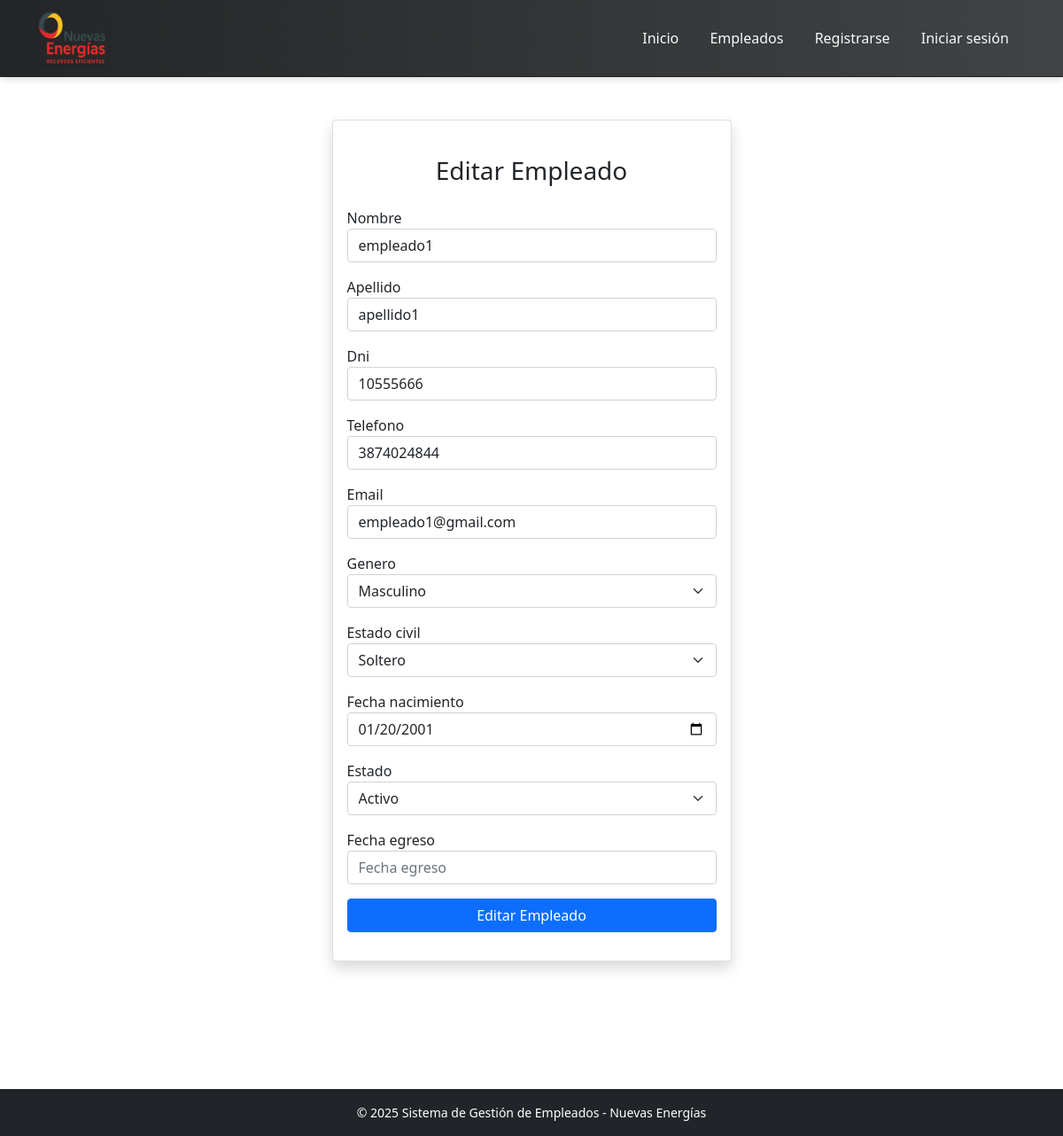
/empleados/editar/1/, run on the app's committed database.
### empleados/models.py (models this page shows, shortened)
class Empleado(models.Model):
    nombre = models.CharField(max_length=100)
    apellido = models.CharField(max_length=100)
    dni = models.IntegerField(unique=True)
    telefono = models.CharField(max_length=15, blank=True, null=True)
    email = models.EmailField()
    genero = models.CharField(max_length=1, choices=[('M', 'Masculino'), ('F', 'Femenino'), ('O', 'Otro')], default='O')
    estado_civil = models.CharField(max_length=20, choices=[('Soltero', 'Soltero'), ('Casado', 'Casado'), ('Divorciado', 'Divorciado'), ('Viudo', 'Viudo')], default='Soltero')
    fecha_nacimiento = models.DateField()
    estado = models.CharField(max_length=20, choices=[('Activo', 'Activo'), ('Inactivo', 'Inactivo'), ('Suspendido', 'Suspendido'), ('Licencia', 'Licencia')], default='Activo')
    fecha_ingreso = models.DateField(auto_now_add=True)
    fecha_egreso = models.DateField(blank=True, null=True)

### empleados/views.py (the view, shortened to what this page needs)
# urls.py: path('empleados/editar/<int:id>/', views.editar_empleado, name='editar_empleado'),
def editar_empleado(request, id):
    try:
        empleado = Empleado.objects.get(id=id)
    except Empleado.DoesNotExist:
        return redirect('index')
    form = EmpleadoForm(instance=empleado)
    return render(request, 'editar_empleado.html', {'form': form})

### empleados/forms.py
class EmpleadoForm(forms.ModelForm):
    class Meta:
        model = Empleado
        fields = '__all__'
        widgets = {
            'fecha_nacimiento': forms.DateInput(attrs={'type': 'date', 'class': 'form-control'}),
        }
    def __init__(self, *args, **kwargs):
        super().__init__(*args, **kwargs)
        if not self.instance or not self.instance.pk:
            self.fields['fecha_egreso'].widget = forms.HiddenInput()
        for field in self.fields.values():
            field.widget.attrs['class'] = 'form-control'
            field.label_suffix = ''  # Opcional: quita los dos puntos automáticos
            field.widget.attrs['placeholder'] = field.label  # Opcional: placeholder igual al label
            field.widget.attrs['label_class'] = 'form-label'
        for name, field in self.fields.items():
            if isinstance(field.widget, forms.Select):
                field.widget.attrs['class'] = 'form-select'  # Bootstrap 5 recomienda 'form-select' para select
            else:
                field.widget.attrs['class'] = 'form-control'

### empleados/templates/editar_empleado.html (shortened to what this page needs)
<head>
</head>
{% extends 'base.html' %}
{% load static %}
{% block content %}
<main class="container py-5">
    <div class="row justify-content-center pb-5">
        <div class="col-md-5">
            <div class="card shadow">
                <div class="card-body">
                    <div class="text-center my-4">
                        <h3 class="mt-3 mb-0">Editar Empleado</h3>
                    </div>
                    <form method="post" novalidate>
                        {{ form.as_p }}
                        <button type="submit" class="btn btn-primary w-100">Editar Empleado</button>
                    </form>
                </div>
            </div>
        </div>
    </div>
</main>
{% endblock %}

### data on the page
Empleado: nombre "empleado1", apellido "apellido1", dni "10555666", telefono "3874024844", email "empleado1@gmail.com", genero "Masculino", estado_civil "Soltero", fecha_nacimiento "01/20/2001", estado "Activo"

### other printed values
{{ year|default:2025 }} "2025"
